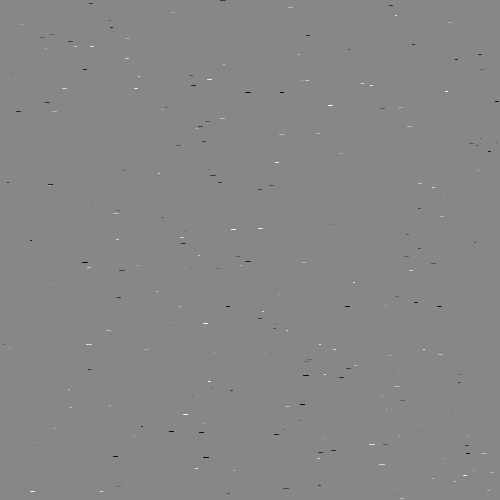
Frame 1 (no input)
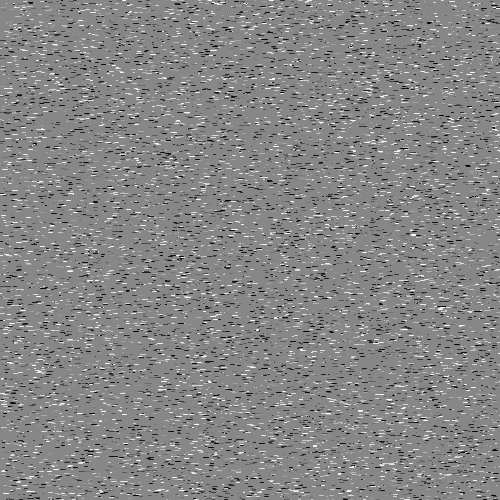
Frame 60 (the mouse pressed at the canvas centre just before this capture)
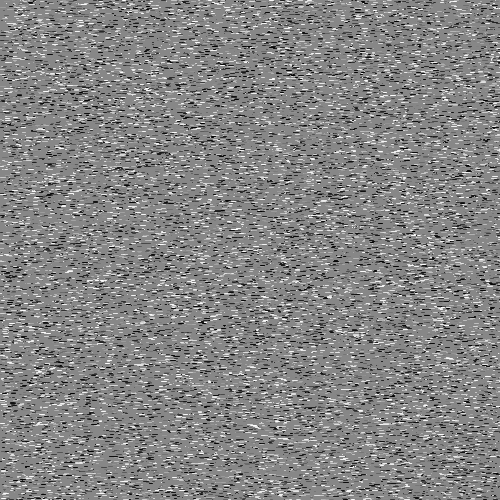
Frame 120 (the mouse held since frame 60 and released just before this capture)

The Processing sketch that drew these frames (run headless with seeded random() and noise(); from frame 60 on, the mouse is pressed at the canvas centre):

// Processing sketch: processing_183230
// ── processing_183230.pde

int a=1000;
float s=5;
float x;
float y;

void setup() {
  background(135,135,135);
  size(500, 500);
  frameRate(150);
}

void draw() {
  for (int i=0; i<a; i++) {
    stroke(random(0,255));
    x=random(0,a);
    y=random(0,a);
    line(x,y,x+random(0,s),y);
  }
}
  
